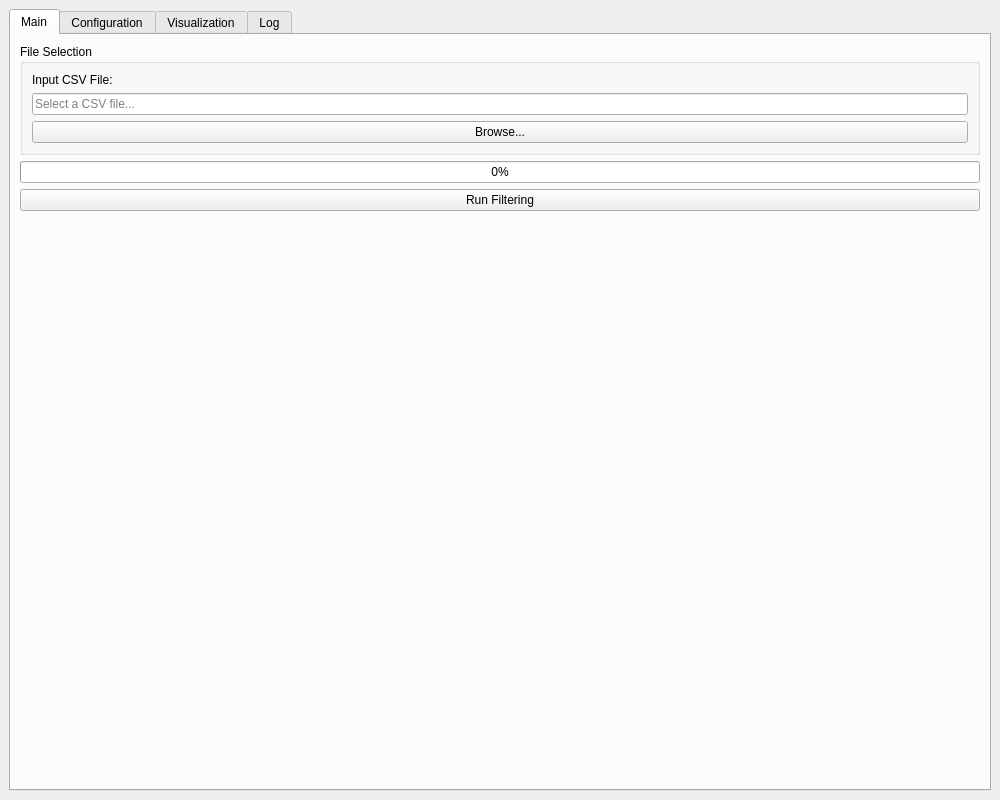
<?xml version="1.0" encoding="UTF-8"?>
<ui version="4.0">
 <class>MainWindow</class>
 <widget class="QMainWindow" name="MainWindow">
  <property name="geometry">
   <rect>
    <x>0</x>
    <y>0</y>
    <width>1000</width>
    <height>800</height>
   </rect>
  </property>
  <property name="windowTitle">
   <string>Matrix Distance Filter</string>
  </property>
  <widget class="QWidget" name="centralwidget">
   <layout class="QVBoxLayout" name="verticalLayout">
    <item>
     <widget class="QTabWidget" name="tab_widget">
      <widget class="QWidget" name="main_tab">
       <attribute name="title">
        <string>Main</string>
       </attribute>
       <layout class="QVBoxLayout" name="main_tab_layout">
        <item>
         <widget class="QGroupBox" name="file_group">
          <property name="title">
           <string>File Selection</string>
          </property>
          <layout class="QVBoxLayout" name="file_layout">
           <item>
            <widget class="QLabel" name="label">
             <property name="text">
              <string>Input CSV File:</string>
             </property>
            </widget>
           </item>
           <item>
            <widget class="QLineEdit" name="file_path_edit">
             <property name="placeholderText">
              <string>Select a CSV file...</string>
             </property>
            </widget>
           </item>
           <item>
            <widget class="QPushButton" name="browse_button">
             <property name="text">
              <string>Browse...</string>
             </property>
            </widget>
           </item>
          </layout>
         </widget>
        </item>
        <item>
         <widget class="QProgressBar" name="progress_bar">
          <property name="value">
           <number>0</number>
          </property>
         </widget>
        </item>
        <item>
         <widget class="QPushButton" name="run_button">
          <property name="text">
           <string>Run Filtering</string>
          </property>
         </widget>
        </item>
        <item>
         <spacer name="verticalSpacer">
          <property name="orientation">
           <enum>Qt::Vertical</enum>
          </property>
          <property name="sizeHint" stdset="0">
           <size>
            <width>20</width>
            <height>40</height>
           </size>
          </property>
         </spacer>
        </item>
       </layout>
      </widget>
      <widget class="QWidget" name="config_tab">
       <attribute name="title">
        <string>Configuration</string>
       </attribute>
       <layout class="QVBoxLayout" name="config_tab_layout">
        <item>
         <widget class="QScrollArea" name="config_scroll">
          <property name="widgetResizable">
           <bool>true</bool>
          </property>
          <widget class="QWidget" name="scrollAreaWidgetContents">
           <layout class="QVBoxLayout" name="config_layout">
            <item>
             <widget class="QGroupBox" name="csv_group">
              <property name="title">
               <string>CSV Settings</string>
              </property>
              <layout class="QVBoxLayout" name="csv_layout">
               <item>
                <widget class="QLabel" name="label_2">
                 <property name="text">
                  <string>Separator:</string>
                 </property>
                </widget>
               </item>
               <item>
                <widget class="QLineEdit" name="separator_edit">
                 <property name="text">
                  <string>,</string>
                 </property>
                </widget>
               </item>
               <item>
                <widget class="QLabel" name="label_3">
                 <property name="text">
                  <string>Quote Character:</string>
                 </property>
                </widget>
               </item>
               <item>
                <widget class="QLineEdit" name="quotechar_edit">
                 <property name="text">
                  <string>"</string>
                 </property>
                </widget>
               </item>
               <item>
                <widget class="QLabel" name="label_4">
                 <property name="text">
                  <string>Encoding:</string>
                 </property>
                </widget>
               </item>
               <item>
                <widget class="QLineEdit" name="encoding_edit">
                 <property name="text">
                  <string>utf-8</string>
                 </property>
                </widget>
               </item>
              </layout>
             </widget>
            </item>
            <item>
             <widget class="QGroupBox" name="col_group">
              <property name="title">
               <string>Column Settings</string>
              </property>
              <layout class="QVBoxLayout" name="col_layout">
               <item>
                <widget class="QLabel" name="label_5">
                 <property name="text">
                  <string>Distance Column:</string>
                 </property>
                </widget>
               </item>
               <item>
                <widget class="QLineEdit" name="distance_col_edit">
                 <property name="text">
                  <string>Distance Drive (meters)</string>
                 </property>
                </widget>
               </item>
               <item>
                <widget class="QLabel" name="label_6">
                 <property name="text">
                  <string>Origin Columns (comma separated):</string>
                 </property>
                </widget>
               </item>
               <item>
                <widget class="QLineEdit" name="origin_cols_edit">
                 <property name="text">
                  <string>Origin - name, Origin - Latitude</string>
                 </property>
                </widget>
               </item>
               <item>
                <widget class="QLabel" name="label_7">
                 <property name="text">
                  <string>Origin Latitude Column:</string>
                 </property>
                </widget>
               </item>
               <item>
                <widget class="QLineEdit" name="origin_lat_edit">
                 <property name="text">
                  <string>Origin - Latitude</string>
                 </property>
                </widget>
               </item>
               <item>
                <widget class="QLabel" name="label_8">
                 <property name="text">
                  <string>Origin Longitude Column:</string>
                 </property>
                </widget>
               </item>
               <item>
                <widget class="QLineEdit" name="origin_lon_edit">
                 <property name="text">
                  <string>Origin - Longitude</string>
                 </property>
                </widget>
               </item>
               <item>
                <widget class="QLabel" name="label_9">
                 <property name="text">
                  <string>Destination Latitude Column:</string>
                 </property>
                </widget>
               </item>
               <item>
                <widget class="QLineEdit" name="dest_lat_edit">
                 <property name="text">
                  <string>Destination - Latitude</string>
                 </property>
                </widget>
               </item>
               <item>
                <widget class="QLabel" name="label_10">
                 <property name="text">
                  <string>Destination Longitude Column:</string>
                 </property>
                </widget>
               </item>
               <item>
                <widget class="QLineEdit" name="dest_lon_edit">
                 <property name="text">
                  <string>Destination - Longitude</string>
                 </property>
                </widget>
               </item>
              </layout>
             </widget>
            </item>
            <item>
             <widget class="QGroupBox" name="filter_group">
              <property name="title">
               <string>Filter Settings</string>
              </property>
              <layout class="QVBoxLayout" name="filter_layout">
               <item>
                <widget class="QGroupBox" name="dist_filter_group">
                 <property name="title">
                  <string>Distance Filter</string>
                 </property>
                 <layout class="QVBoxLayout" name="dist_filter_layout">
                  <item>
                   <widget class="QLabel" name="label_11">
                    <property name="text">
                     <string>Initial Distance (m):</string>
                    </property>
                   </widget>
                  </item>
                  <item>
                   <widget class="QDoubleSpinBox" name="dist_init_spin">
                    <property name="value">
                     <double>500.000000</double>
                    </property>
                    <property name="maximum">
                     <double>100000.000000</double>
                    </property>
                   </widget>
                  </item>
                  <item>
                   <widget class="QLabel" name="label_13">
                    <property name="text">
                     <string>Step Size (m):</string>
                    </property>
                   </widget>
                  </item>
                  <item>
                   <widget class="QDoubleSpinBox" name="dist_step_spin">
                    <property name="value">
                     <double>100.000000</double>
                    </property>
                    <property name="minimum">
                     <double>1.000000</double>
                    </property>
                    <property name="maximum">
                     <double>1000.000000</double>
                    </property>
                   </widget>
                  </item>
                  <item>
                   <widget class="QLabel" name="label_14">
                    <property name="text">
                     <string>Minimum Edges:</string>
                    </property>
                   </widget>
                  </item>
                  <item>
                   <widget class="QSpinBox" name="dist_min_edges_spin">
                    <property name="value">
                     <number>10</number>
                    </property>
                    <property name="minimum">
                     <number>1</number>
                    </property>
                    <property name="maximum">
                     <number>100</number>
                    </property>
                   </widget>
                  </item>
                 </layout>
                </widget>
               </item>
               <item>
                <widget class="QGroupBox" name="std_filter_group">
                 <property name="title">
                  <string>Standard Deviation Filter</string>
                 </property>
                 <layout class="QVBoxLayout" name="std_filter_layout">
                  <item>
                   <widget class="QLabel" name="label_15">
                    <property name="text">
                     <string>Max Standard Deviation (m):</string>
                    </property>
                   </widget>
                  </item>
                  <item>
                   <widget class="QDoubleSpinBox" name="std_max_thresh_spin">
                    <property name="value">
                     <double>100.000000</double>
                    </property>
                    <property name="maximum">
                     <double>10000.000000</double>
                    </property>
                   </widget>
                  </item>
                  <item>
                   <widget class="QLabel" name="label_16">
                    <property name="text">
                     <string>Minimum Edges:</string>
                    </property>
                   </widget>
                  </item>
                  <item>
                   <widget class="QSpinBox" name="std_min_edges_spin">
                    <property name="value">
                     <number>7</number>
                    </property>
                    <property name="minimum">
                     <number>1</number>
                    </property>
                    <property name="maximum">
                     <number>100</number>
                    </property>
                   </widget>
                  </item>
                 </layout>
                </widget>
               </item>
               <item>
                <widget class="QGroupBox" name="dir_filter_group">
                 <property name="title">
                  <string>Direction Filter</string>
                 </property>
                 <layout class="QVBoxLayout" name="dir_filter_layout">
                  <item>
                   <widget class="QLabel" name="label_17">
                    <property name="text">
                     <string>Minimum Angle Difference (degrees):</string>
                    </property>
                   </widget>
                  </item>
                  <item>
                   <widget class="QDoubleSpinBox" name="dir_degree_spin">
                    <property name="value">
                     <double>30.000000</double>
                    </property>
                    <property name="maximum">
                     <double>180.000000</double>
                    </property>
                   </widget>
                  </item>
                  <item>
                   <widget class="QLabel" name="label_18">
                    <property name="text">
                     <string>Minimum Edges:</string>
                    </property>
                   </widget>
                  </item>
                  <item>
                   <widget class="QSpinBox" name="dir_min_edges_spin">
                    <property name="value">
                     <number>4</number>
                    </property>
                    <property name="minimum">
                     <number>1</number>
                    </property>
                    <property name="maximum">
                     <number>100</number>
                    </property>
                   </widget>
                  </item>
                 </layout>
                </widget>
               </item>
              </layout>
             </widget>
            </item>
            <item>
             <spacer name="verticalSpacer_2">
              <property name="orientation">
               <enum>Qt::Vertical</enum>
              </property>
              <property name="sizeHint" stdset="0">
               <size>
                <width>20</width>
                <height>40</height>
               </size>
              </property>
             </spacer>
            </item>
           </layout>
          </widget>
         </widget>
        </item>
       </layout>
      </widget>
      <widget class="QWidget" name="visualization_tab">
       <attribute name="title">
        <string>Visualization</string>
       </attribute>
       <layout class="QVBoxLayout" name="visualization_layout">
        <item>
         <layout class="QHBoxLayout" name="vis_controls">
          <item>
           <widget class="QPushButton" name="plot_distance_button">
            <property name="enabled">
             <bool>false</bool>
            </property>
            <property name="text">
             <string>Plot Distance Distribution</string>
            </property>
           </widget>
          </item>
          <item>
           <widget class="QPushButton" name="plot_angle_button">
            <property name="enabled">
             <bool>false</bool>
            </property>
            <property name="text">
             <string>Plot Angle Distribution</string>
            </property>
           </widget>
          </item>
          <item>
           <widget class="QPushButton" name="show_map_button">
            <property name="enabled">
             <bool>false</bool>
            </property>
            <property name="text">
             <string>Show Map</string>
            </property>
           </widget>
          </item>
         </layout>
        </item>
        <item>
         <widget class="QWidget" name="plot_widget" native="true"/>
        </item>
       </layout>
      </widget>
      <widget class="QWidget" name="log_tab">
       <attribute name="title">
        <string>Log</string>
       </attribute>
       <layout class="QVBoxLayout" name="log_layout">
        <item>
         <widget class="QScrollArea" name="log_scroll">
          <property name="widgetResizable">
           <bool>true</bool>
          </property>
          <widget class="QWidget" name="scrollAreaWidgetContents_2">
           <layout class="QVBoxLayout" name="verticalLayout_2">
            <item>
             <widget class="QTextEdit" name="log_text">
              <property name="readOnly">
               <bool>true</bool>
              </property>
              <property name="lineWrapMode">
               <enum>QTextEdit::NoWrap</enum>
              </property>
             </widget>
            </item>
           </layout>
          </widget>
         </widget>
        </item>
        <item>
         <widget class="QPushButton" name="clear_log_button">
          <property name="text">
           <string>Clear Log</string>
          </property>
         </widget>
        </item>
       </layout>
      </widget>
     </widget>
    </item>
   </layout>
  </widget>
 </widget>
 <resources/>
 <connections/>
</ui>
